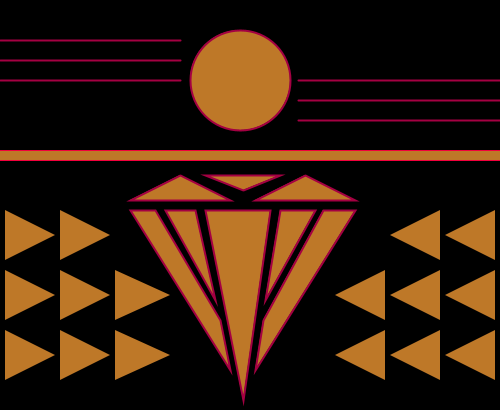
Frame 1 (no input)
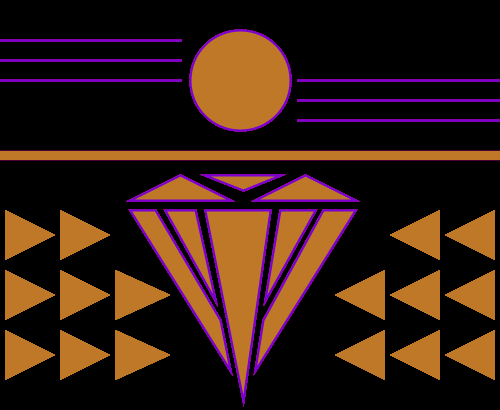
Frame 60 (the mouse pressed at the canvas centre just before this capture)
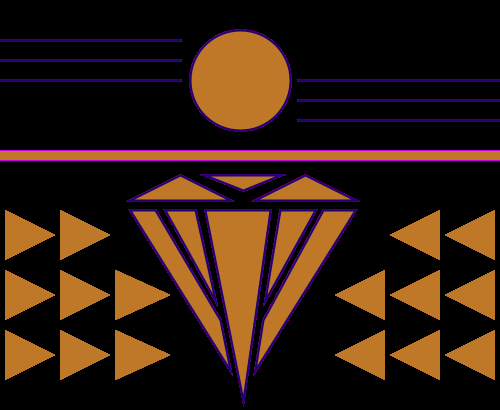
Frame 120 (the mouse held since frame 60 and released just before this capture)

The Processing sketch that drew these frames (run headless with seeded random() and noise(); from frame 60 on, the mouse is pressed at the canvas centre):

// Processing sketch: processing_142927
// ── processing_142927.pde

void setup() {
  size(500, 410);
  background(0);
   
}
  
void draw() {
   
  println (mouseX +"," + mouseY);
   
  stroke(random(255), 0, random(255));
  strokeWeight(2);
  fill(190, 120, 40);
   
  ellipse(240, 80, 100, 100);
   
  line(0, 40, 180, 40);
  line(0, 60, 180, 60);
  line(0, 80, 180, 80);
   
  line(298, 80, 500, 80);
  line(298, 100, 500, 100);
  line(298, 120, 500, 120);
   
  triangle(130, 200, 180, 175, 230, 200);
  triangle(255, 200, 305, 175, 355, 200);
  triangle(205, 175, 243, 190, 280, 175);
   
  triangle(165, 210, 195, 210, 215, 300);
  triangle(205, 210, 243, 400, 270, 210);
  triangle(280, 210, 315, 210, 265, 300);
   
  quad(130, 210, 155, 210, 220, 320, 230, 370);
  quad(355, 210, 323, 210, 263, 320, 255, 370);
   
  noStroke();
  triangle(5, 210, 5, 260, 55, 235);
  triangle(5, 270, 5, 320, 55, 295);
  triangle(5, 330, 5, 380, 55, 355);
   
  triangle(60, 210, 60, 260, 110, 235);
  triangle(60, 270, 60, 320, 110, 295);
  triangle(60, 330, 60, 380, 110, 355);
   
  triangle(115, 270, 115, 320, 170, 295);
  triangle(115, 330, 115, 380, 170, 355);
   
  triangle(495, 210, 495, 260, 445, 235);
  triangle(495, 270, 495, 320, 445, 295);
  triangle(495, 330, 495, 380, 445, 355);
   
  triangle(440, 210, 440, 260, 390, 235);
  triangle(440, 270, 440, 320, 390, 295);
  triangle(440, 330, 440, 380, 390, 355);
   
  triangle(385, 270, 385, 320, 335, 295);
  triangle(385, 330, 385, 380, 335, 355);
   
  stroke(random(255), 0, random(255));
  strokeWeight(1);
  rect(-1,150,501,10);
  
}
